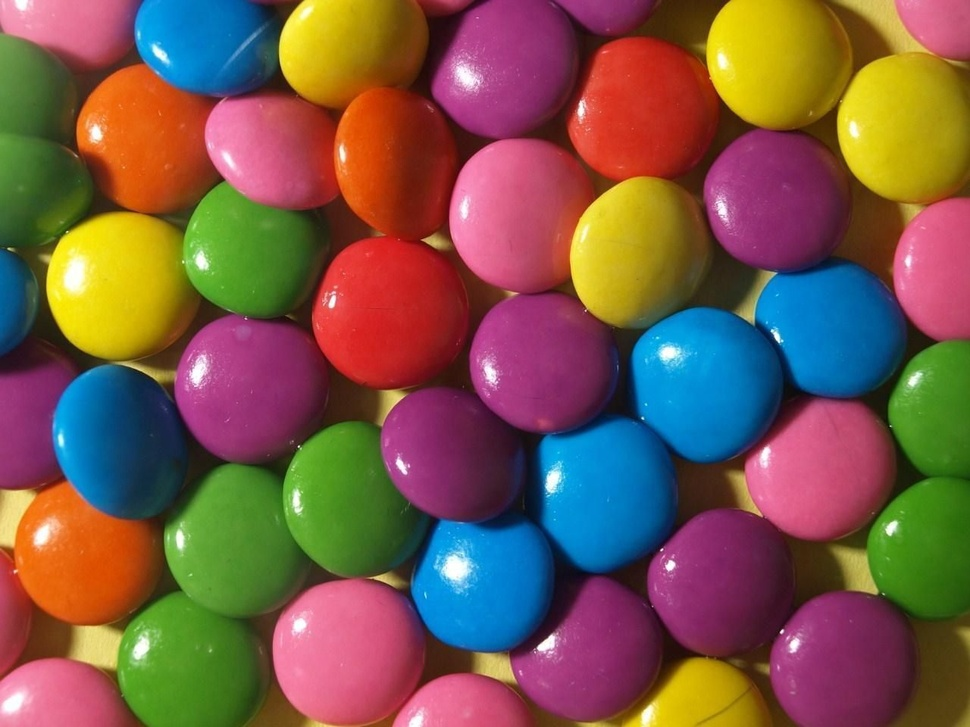
#> input picture openCV.jpg, 970 x 727 px, shrunk from 1280 x 960 before the run, given in place of the camera
$ python motion_detection_and_tracking.py
#> lines starting #> are read from the running program, lines starting #| are printed output that depends on the picture; after the words box and inside, x2 and y2 are one past the last pixel; in counts of white or black regions, pixels touching at a corner belong together
import cv2
import numpy as np
import matplotlib.pyplot as plt


def callback(x):
    pass


cap = cv2.VideoCapture(0)
cv2.namedWindow("Tracking the HSV value")
cv2.createTrackbar("LH", "Tracking the HSV value", 0, 255, callback)
#> slider 'LH' is set to 51
cv2.createTrackbar("LS", "Tracking the HSV value", 0, 255, callback)
#> slider 'LS' is set to 51
cv2.createTrackbar("LV", "Tracking the HSV value", 0, 255, callback)
#> slider 'LV' is set to 51
cv2.createTrackbar("UH", "Tracking the HSV value", 255, 255, callback)
cv2.createTrackbar("US", "Tracking the HSV value", 255, 255, callback)
cv2.createTrackbar("UV", "Tracking the HSV value", 255, 255, callback)

while True:

    _, frame = cap.read()
#> frame is the input picture: shape (727, 970, 3); mean B, G, R 73.4, 88.7, 122.3
    # img = cv2.imread("openCV.jpg")

    hsv = cv2.cvtColor(frame, cv2.COLOR_BGR2HSV)
#> hsv: shape (727, 970, 3); mean H, S, V 84.9, 189.8, 151.5

    l_h = cv2.getTrackbarPos("LH", "Tracking the HSV value")
    l_s = cv2.getTrackbarPos("LS", "Tracking the HSV value")
    l_v = cv2.getTrackbarPos("LV", "Tracking the HSV value")

    u_h = cv2.getTrackbarPos("UH", "Tracking the HSV value")
    u_s = cv2.getTrackbarPos("US", "Tracking the HSV value")
    u_v = cv2.getTrackbarPos("UV", "Tracking the HSV value")

    l_b = np.array([l_h, l_s, l_v])
    u_b = np.array([u_h, u_s, u_v])

    mask = cv2.inRange(hsv, l_b, u_b)
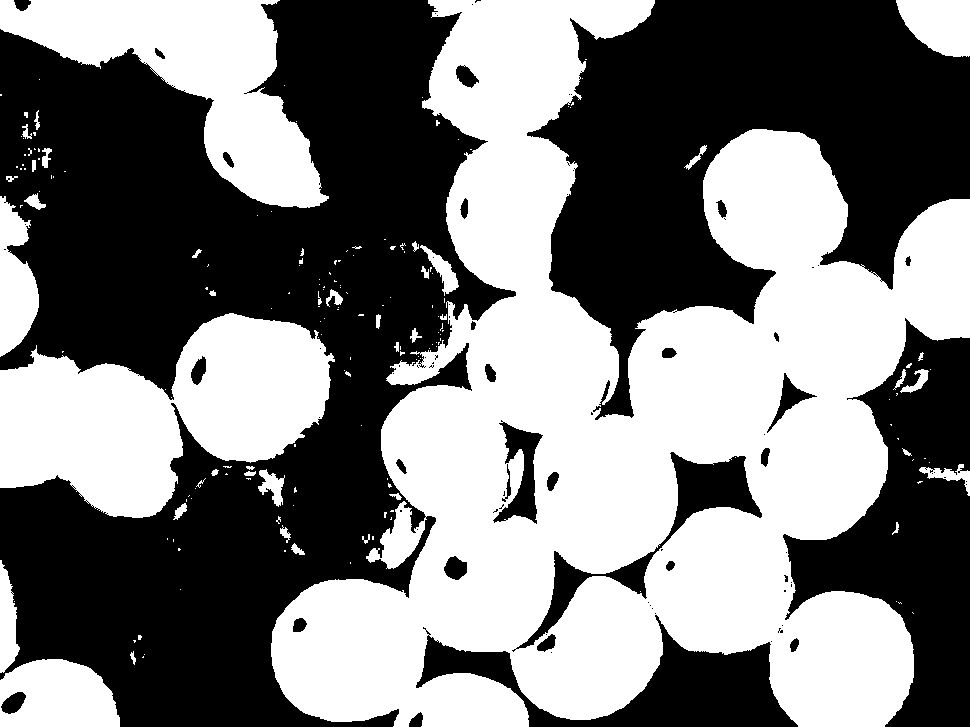
#> mask: shape (727, 970); 48.2% white; 180 white regions (137 under 20 px), largest, box (x1, y1, x2, y2) and area: (271, 0, 970, 727) 250593, (0, 313, 335, 518) 40923, (0, 0, 329, 208) 28428

    res = cv2.bitwise_and(frame, frame, mask=mask)
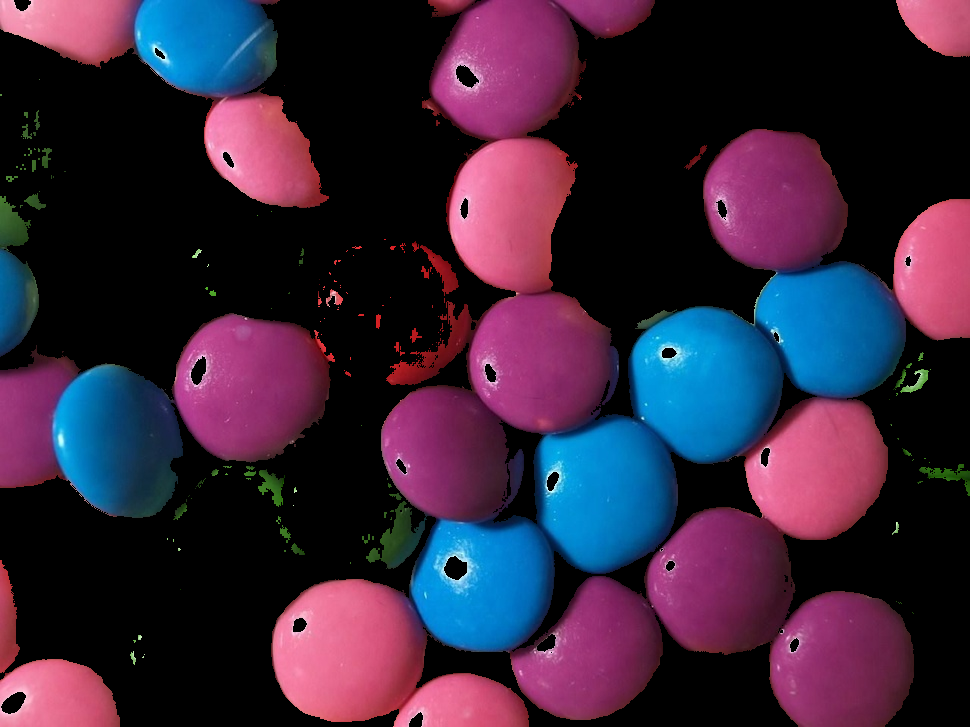
#> res: shape (727, 970, 3); mean B, G, R 58, 36.3, 54.7

    cv2.imshow("main_img", frame)
    cv2.imshow("mask", mask)
    cv2.imshow("result", res)

    key = cv2.waitKey(1)
#> (key Esc is pressed here)
    if key == 27:
        break

cap.release()
cv2.destroyAllWindows()
